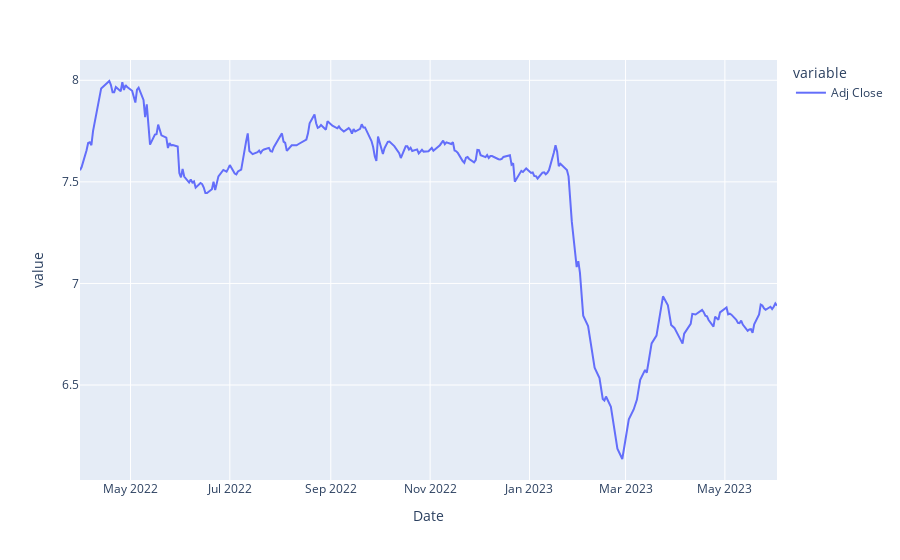

Notebook cell for this chart:
### Markdown cell above
Logarithmic transformations can help normalize the data distribution. Stock prices tend to have positive skewness, meaning they have a longer tail on the positive side. By taking the logarithm of prices or returns, the distribution can become more symmetrical and closer to a normal distribution. This can be useful for applying statistical techniques that assume normality.

### Code cell
# Adani price on log scale
adani_log = np.log(adani)
px.line(adani_log)

### Figure 1 — Plotly figure (JSON) as saved in the notebook; plotly's stock layout.template omitted (floating-point values rounded to 4 significant figures; data arrays with more than 128 entries replaced by an {"elided": "..."} marker saying what was removed)
{"data": [{"hovertemplate": "variable=Adj Close<br>Date=%{x}<br>value=%{y}<extra></extra>", "legendgroup": "Adj Close", "line": {"color": "#636efa", "dash": "solid"}, "marker": {"symbol": "circle"}, "mode": "lines", "name": "Adj Close", "orientation": "v", "showlegend": true, "type": "scatter", "x": {"elided": "291 str values"}, "xaxis": "x", "y": {"elided": "291 float values"}, "yaxis": "y"}], "layout": {"legend": {"title": {"text": "variable"}, "tracegroupgap": 0}, "margin": {"t": 60}, "xaxis": {"anchor": "y", "domain": [0, 1], "title": {"text": "Date"}}, "yaxis": {"anchor": "x", "domain": [0, 1], "title": {"text": "value"}}}}
